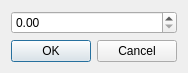
<?xml version="1.0" encoding="UTF-8"?>
<ui version="4.0">
 <class>BatchProcess::NumericValueDialog</class>
 <widget class="QDialog" name="BatchProcess::NumericValueDialog">
  <property name="geometry">
   <rect>
    <x>0</x>
    <y>0</y>
    <width>174</width>
    <height>67</height>
   </rect>
  </property>
  <property name="windowTitle">
   <string>Dialog</string>
  </property>
  <layout class="QGridLayout" name="gridLayout">
   <item row="0" column="0">
    <widget class="QDoubleSpinBox" name="doubleSpinBox"/>
   </item>
   <item row="1" column="0">
    <widget class="QDialogButtonBox" name="buttonBox">
     <property name="orientation">
      <enum>Qt::Horizontal</enum>
     </property>
     <property name="standardButtons">
      <set>QDialogButtonBox::Cancel|QDialogButtonBox::Ok</set>
     </property>
    </widget>
   </item>
  </layout>
 </widget>
 <resources/>
 <connections>
  <connection>
   <sender>buttonBox</sender>
   <signal>accepted()</signal>
   <receiver>BatchProcess::NumericValueDialog</receiver>
   <slot>accept()</slot>
   <hints>
    <hint type="sourcelabel">
     <x>248</x>
     <y>254</y>
    </hint>
    <hint type="destinationlabel">
     <x>157</x>
     <y>274</y>
    </hint>
   </hints>
  </connection>
  <connection>
   <sender>buttonBox</sender>
   <signal>rejected()</signal>
   <receiver>BatchProcess::NumericValueDialog</receiver>
   <slot>reject()</slot>
   <hints>
    <hint type="sourcelabel">
     <x>316</x>
     <y>260</y>
    </hint>
    <hint type="destinationlabel">
     <x>286</x>
     <y>274</y>
    </hint>
   </hints>
  </connection>
 </connections>
</ui>
